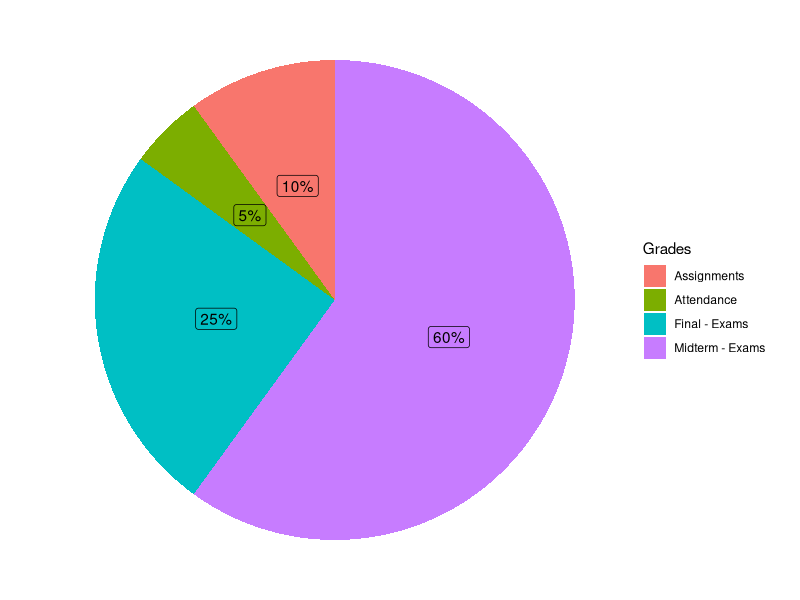
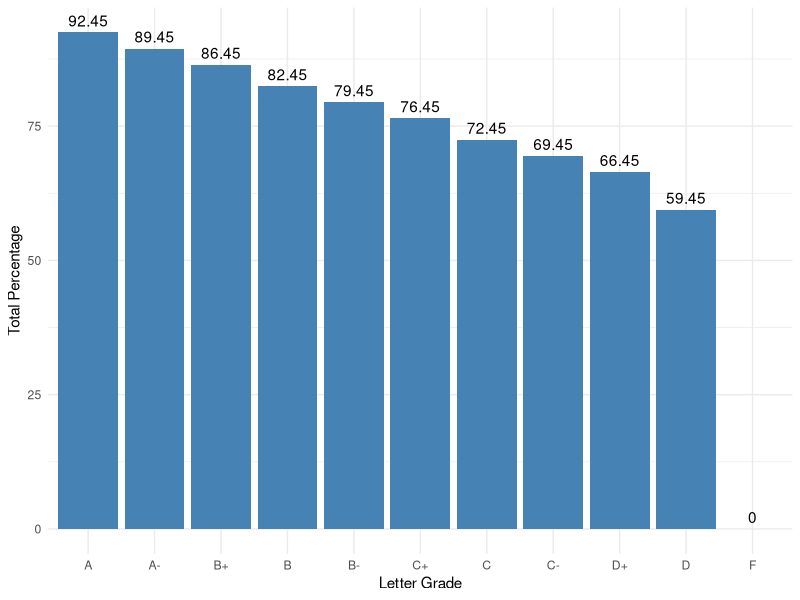

Write R code to recreate these figures, in order.
## ---- chunk 1
knitr::opts_chunk$set(echo = FALSE, warning = FALSE, message = FALSE)
## ---- chunk 2
# install.packages("ggplot2")
library(ggplot2)
library(dplyr)
# Variables

Percentage = c(.05, .1,.6, .25)
Grades = c('Attendance', 'Assignments','Midterm - Exams', 'Final - Exams')

df = data.frame(Grades = Grades, Percentage = Percentage, labels = paste0(Percentage*100, "%"))

ggplot(df, aes(x = "", y = Percentage, fill = Grades)) +
  geom_col() +
  geom_label(aes(label = labels),
             position = position_stack(vjust = 0.5),
             show.legend = FALSE) +
  labs(x='')+
  coord_polar(theta = "y")+
  theme_void()
## ---- chunk 3
library(ggplot2)
library(forcats)

# Basic barplot

Grades           = c("A","A-","B+","B","B-","C+","C","C-","D+","D", "F")
Total_Percentage = c(92.45, 89.45, 86.45, 82.45 ,79.45, 76.45, 72.45, 69.45, 66.45, 59.45, 0)
df = data.frame(Grades = Grades, Total_Percentage = Total_Percentage)


p<-ggplot(data=df, aes(x= fct_rev(fct_reorder(Grades, Total_Percentage)), y=Total_Percentage)) +
  geom_col(fill="steelblue")+
  labs(y = 'Total Percentage', x ='Letter Grade')+
  geom_text(aes(label = Total_Percentage), vjust = -0.5)+
  theme_minimal()
p

